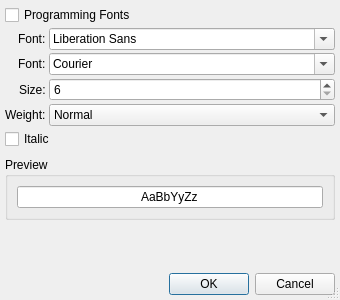
<?xml version="1.0" encoding="UTF-8"?>
<ui version="4.0">
 <class>Texxy::FontDialog</class>
 <widget class="QDialog" name="fontDialog">
  <property name="geometry">
   <rect>
    <x>0</x>
    <y>0</y>
    <width>340</width>
    <height>300</height>
   </rect>
  </property>
  <property name="windowTitle">
   <string>Select Font</string>
  </property>
  <property name="sizeGripEnabled">
   <bool>true</bool>
  </property>
  <layout class="QGridLayout" name="gridLayout">
   <property name="leftMargin">
    <number>5</number>
   </property>
   <property name="topMargin">
    <number>5</number>
   </property>
   <property name="rightMargin">
    <number>5</number>
   </property>
   <property name="bottomMargin">
    <number>5</number>
   </property>
   <property name="spacing">
    <number>3</number>
   </property>
   <item row="0" column="0" colspan="2">
    <widget class="QCheckBox" name="codingFontBox">
     <property name="text">
      <string>Programming Fonts</string>
     </property>
    </widget>
   </item>
   <item row="1" column="0" alignment="Qt::AlignRight">
    <widget class="QLabel" name="fontLabel">
     <property name="text">
      <string>Font:</string>
     </property>
    </widget>
   </item>
   <item row="1" column="1">
    <widget class="QFontComboBox" name="fontComboBox"/>
   </item>
   <item row="2" column="0" alignment="Qt::AlignRight">
    <widget class="QLabel" name="monoFontLabel">
     <property name="text">
      <string>Font:</string>
     </property>
    </widget>
   </item>
   <item row="2" column="1">
    <widget class="QFontComboBox" name="monoFontComboBox">
     <property name="fontFilters">
      <set>QFontComboBox::MonospacedFonts</set>
     </property>
    </widget>
   </item>
   <item row="3" column="0" alignment="Qt::AlignRight">
    <widget class="QLabel" name="sizeLabel">
     <property name="text">
      <string>Size:</string>
     </property>
    </widget>
   </item>
   <item row="3" column="1">
    <widget class="QSpinBox" name="spinBox">
     <property name="sizePolicy">
      <sizepolicy hsizetype="MinimumExpanding" vsizetype="Fixed">
       <horstretch>0</horstretch>
       <verstretch>0</verstretch>
      </sizepolicy>
     </property>
     <property name="minimum">
      <number>6</number>
     </property>
    </widget>
   </item>
   <item row="4" column="0" alignment="Qt::AlignRight">
    <widget class="QLabel" name="weightLabel">
     <property name="text">
      <string>Weight:</string>
     </property>
    </widget>
   </item>
   <item row="4" column="1">
    <widget class="QComboBox" name="weightComboBox">
     <property name="sizePolicy">
      <sizepolicy hsizetype="MinimumExpanding" vsizetype="Fixed">
       <horstretch>0</horstretch>
       <verstretch>0</verstretch>
      </sizepolicy>
     </property>
     <item>
      <property name="text">
       <string>Normal</string>
      </property>
     </item>
     <item>
      <property name="text">
       <string>Medium</string>
      </property>
     </item>
     <item>
      <property name="text">
       <string>Bold</string>
      </property>
     </item>
     <item>
      <property name="text">
       <string>Black</string>
      </property>
     </item>
    </widget>
   </item>
   <item row="5" column="0" colspan="2">
    <widget class="QCheckBox" name="italicBox">
     <property name="text">
      <string>Italic</string>
     </property>
    </widget>
   </item>
   <item row="6" column="0" colspan="2">
    <spacer name="verticalSpacer">
     <property name="orientation">
      <enum>Qt::Vertical</enum>
     </property>
     <property name="sizeType">
      <enum>QSizePolicy::Fixed</enum>
     </property>
     <property name="sizeHint" stdset="0">
      <size>
       <width>5</width>
       <height>5</height>
      </size>
     </property>
    </spacer>
   </item>
   <item row="7" column="0" colspan="2">
    <widget class="QGroupBox" name="groupBox">
     <property name="title">
      <string>Preview</string>
     </property>
     <layout class="QVBoxLayout" name="verticalLayout">
      <item>
       <widget class="QLineEdit" name="lineEdit">
        <property name="text">
         <string notr="true">AaBbYyZz</string>
        </property>
        <property name="alignment">
         <set>Qt::AlignCenter</set>
        </property>
       </widget>
      </item>
     </layout>
    </widget>
   </item>
   <item row="8" column="0" colspan="2">
    <spacer name="verticalSpacer_2">
     <property name="orientation">
      <enum>Qt::Vertical</enum>
     </property>
     <property name="sizeType">
      <enum>QSizePolicy::MinimumExpanding</enum>
     </property>
     <property name="sizeHint" stdset="0">
      <size>
       <width>5</width>
       <height>10</height>
      </size>
     </property>
    </spacer>
   </item>
   <item row="9" column="0" colspan="2">
    <widget class="QDialogButtonBox" name="buttonBox">
     <property name="standardButtons">
      <set>QDialogButtonBox::Cancel|QDialogButtonBox::Ok</set>
     </property>
    </widget>
   </item>
  </layout>
 </widget>
 <resources/>
 <connections>
  <connection>
   <sender>codingFontBox</sender>
   <signal>toggled(bool)</signal>
   <receiver>italicBox</receiver>
   <slot>setDisabled(bool)</slot>
   <hints>
    <hint type="sourcelabel">
     <x>173</x>
     <y>14</y>
    </hint>
    <hint type="destinationlabel">
     <x>173</x>
     <y>109</y>
    </hint>
   </hints>
  </connection>
  <connection>
   <sender>codingFontBox</sender>
   <signal>toggled(bool)</signal>
   <receiver>weightLabel</receiver>
   <slot>setDisabled(bool)</slot>
   <hints>
    <hint type="sourcelabel">
     <x>173</x>
     <y>14</y>
    </hint>
    <hint type="destinationlabel">
     <x>28</x>
     <y>140</y>
    </hint>
   </hints>
  </connection>
  <connection>
   <sender>codingFontBox</sender>
   <signal>toggled(bool)</signal>
   <receiver>weightComboBox</receiver>
   <slot>setDisabled(bool)</slot>
   <hints>
    <hint type="sourcelabel">
     <x>173</x>
     <y>14</y>
    </hint>
    <hint type="destinationlabel">
     <x>199</x>
     <y>140</y>
    </hint>
   </hints>
  </connection>
  <connection>
   <sender>buttonBox</sender>
   <signal>accepted()</signal>
   <receiver>fontDialog</receiver>
   <slot>accept()</slot>
   <hints>
    <hint type="sourcelabel">
     <x>169</x>
     <y>250</y>
    </hint>
    <hint type="destinationlabel">
     <x>169</x>
     <y>134</y>
    </hint>
   </hints>
  </connection>
  <connection>
   <sender>buttonBox</sender>
   <signal>rejected()</signal>
   <receiver>fontDialog</receiver>
   <slot>reject()</slot>
   <hints>
    <hint type="sourcelabel">
     <x>169</x>
     <y>250</y>
    </hint>
    <hint type="destinationlabel">
     <x>169</x>
     <y>134</y>
    </hint>
   </hints>
  </connection>
 </connections>
</ui>
